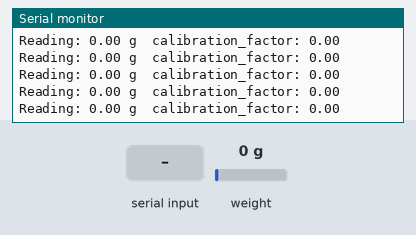
The sketch below on a simulated Arduino Uno, built with avr-gcc and run on an emulated ATmega328P. On the bench: the last lines printed to the serial monitor. The inputs (shaded band) are chosen by the test bench; at power-on: weight on the scale 0 g.

Above: at 2.2 s.
2.3 s: "tare" received over Serial
At 4.3 s:
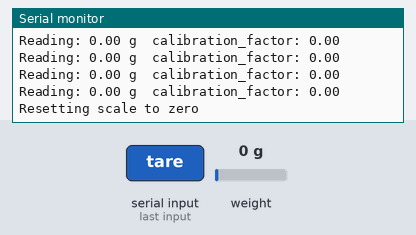
5.3 s: "weight" received over Serial
At 7.1 s:
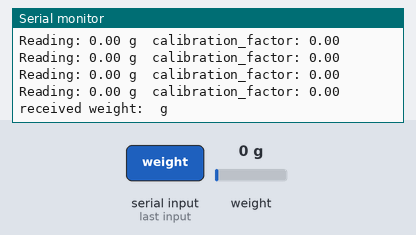
8.3 s: "90,45\n" received over Serial
At 9.5 s:
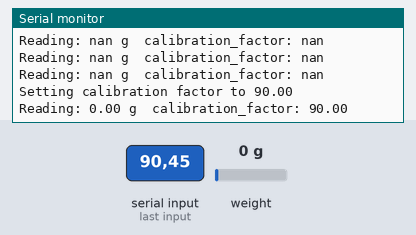
10.8 s: weight on the scale set to 100 g
At 10.81 s:
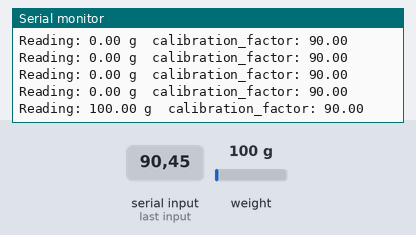
12.3 s: weight on the scale set to 1250 g
At 12.33 s:
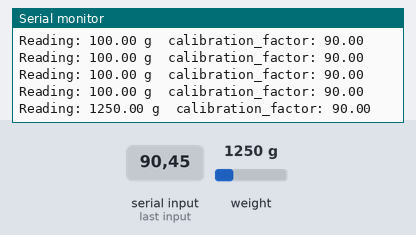
15.3 s: "30,150\n" received over Serial
At 16.47 s:
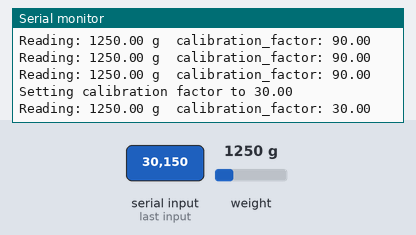
Timing chart, 0 to 18.3 s (numbered marks = the images above; inputs shaded):
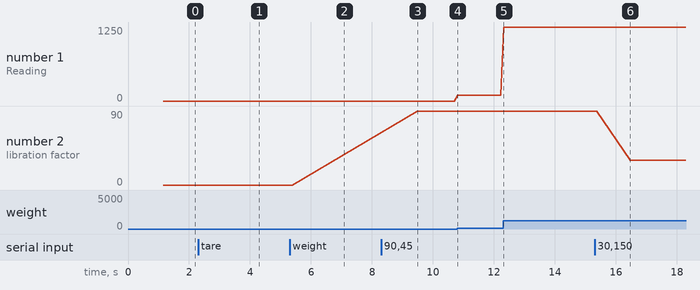

Measured:
- after the input at 2.3 s, the serial monitor: prints a new line after 1.1 s (image 1)
- after the input at 5.3 s, the serial monitor: prints a new line after 1.1 s (image 2)
- after the input at 8.3 s, the serial monitor: prints a new line after 1.1 s (image 3)
- after the input at 10.8 s, the serial monitor: prints a new line at once (image 4)
- after the input at 12.3 s, the serial monitor: prints a new line at once (image 5)
- after the input at 15.3 s, the serial monitor: prints a new line after 1.1 s (image 6)
- plotted number 1: 0 → 100 after the input at 10.8 s, 100 → 1250 after the input at 12.3 s
- plotted number 2: 0 → 90 after the input at 8.3 s, 90 → 30 after the input at 15.3 s

The sketch:

HX711_Estimate_Calibration_Factor.ino
```cpp
/*
 * HX711_Estimate_Calibration_Factor.ino
 *
 * Get estimated calibration factor using HX711 package (https://github.com/bogde/HX711)
 *
 *
 * 1. Remove all weight from the scale and upload the sketch
 * 2. Place a known weight on the scale and enter the value
 *    ex: for 50g weight, enter "weight50"
 * 3. The sketch will calculate an estimated calibration factor
 *
 *
 * Note: Scale must be correctly tared. If the weights are being weird:
 *  - Remove everything from the scale
 *  - Enter "tare"
 *  - Place a known weight and do it again
 *
 * Calibration factor should be somewhere around -1800
 *
 *
 * Arduino pin 2 -> HX711 CLK
 * 3 -> DOUT
 * 5V -> VCC
 * GND -> GND
 *
 *
 *
 * ST 2026
*/

#include "HX711.h"

#define DOUT  3
#define CLK  2

HX711 scale;

float calibration_factor = 0;
float current_reading;
String inString;

int idx_start;
int idx_number_start;
String number_string;
float weight_value;

void setup() {
  Serial.begin(9600);
  Serial.println("~~~~~~~~~~~~~~~~~~~~~~~~~~~~~~~~~~~~~~~~~~");
  Serial.println("HX711 calibration sketch");
  Serial.println("Provides estimated calibration factor");

  scale.begin(DOUT, CLK);
  scale.set_scale();
  scale.tare();

  Serial.println("Place a weight on the scale");
  Serial.println("Enter the weight by sending 'weight50' (for 50g)");
}

void loop() {

  scale.set_scale(calibration_factor); //Adjust to this calibration factor
  current_reading = scale.get_units();

  Serial.print("Reading: ");
  Serial.print(current_reading);
  Serial.print(" g");
  Serial.print("\tcalibration_factor: ");
  Serial.println(calibration_factor);

  if (Serial.available()) {
    inString = Serial.readString();
    inString.trim();  // remove leading/trailing whitespaces
    if (inString.equals("tare")) {
      Serial.println("Resetting scale to zero");
      scale.tare();
      // NOTE: this does not adjust calibration factor, it just does the offset
    }
    else if (inString.indexOf("weight") != -1) {
      // Get the weight that was entered CANNOT BE 0
      idx_start = inString.indexOf("weight");
      idx_number_start = idx_start + 6; // length of "weight"
      number_string = inString.substring(idx_number_start);
      weight_value = number_string.toFloat();

      Serial.print("received weight: ");
      Serial.print(number_string);
      Serial.println(" g");

      // Call get_value (raw units, not affected by previous caliration)
      current_reading = scale.get_value(10);  // average of 10 raw readings
      Serial.print("current reading: ");
      Serial.println(current_reading);

      // Divide by known weight
      calibration_factor = current_reading / weight_value;  // units are grams
    }
    else {
      // set the calibration factor to this number
      calibration_factor = inString.toFloat();
      Serial.print("Setting calibration factor to ");
      Serial.println(calibration_factor);
    }
  }
}
```
